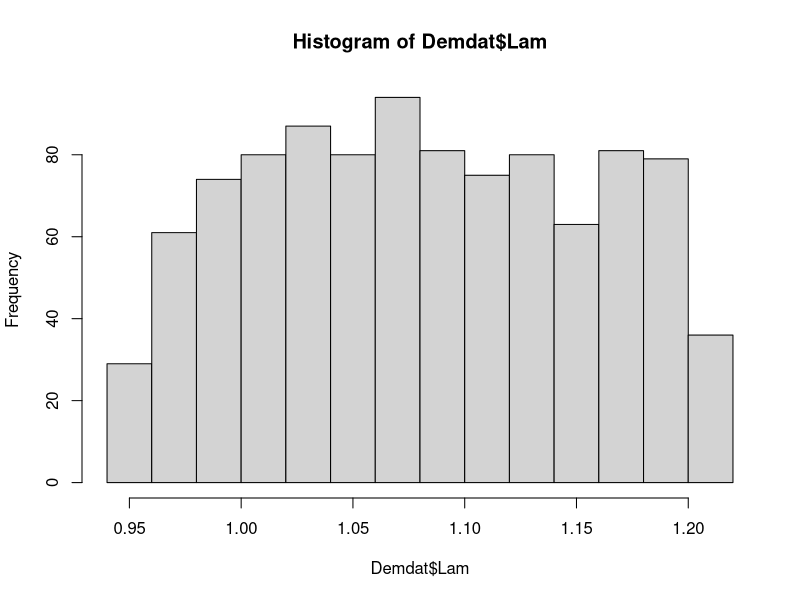
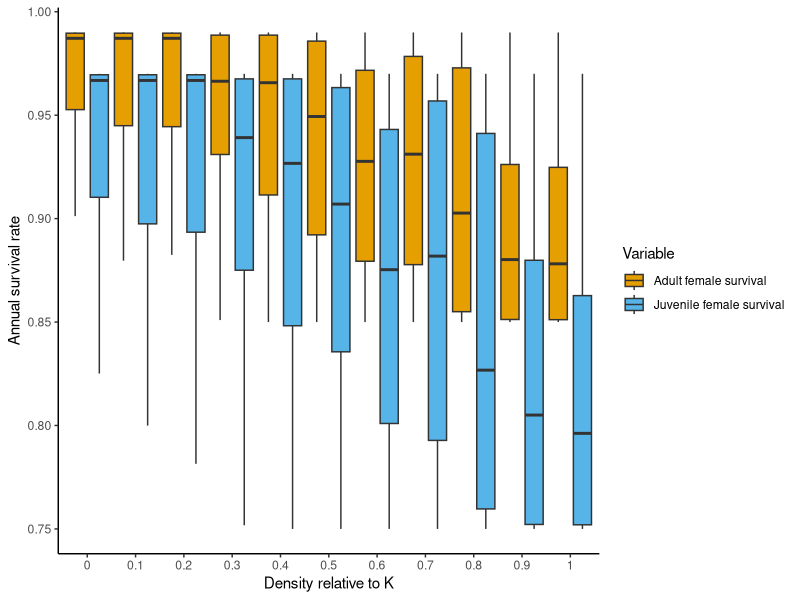

Here is the R script that generated these plots, in order: (Note: this script raises an error after producing the figures.)
## ---- chunk 1
library(gtools)
library(ggplot2)
library(reshape2)

theme_set(theme_classic())
## ---- chunk 2
matfun = function(x){
  br = x[1]/2; wr=x[2]; fsj = x[3]; fsa = x[4]; msj = x[5]; msa = x[6]
  TD = 3;  #stage duration for sub-adult
  lm = 1; # Initial lambda estimate (use iterations to stabalize)
  for (i in 1:5){
    gf = ((fsj/lm)^TD - (fsj/lm)^(TD-1))/((fsj/lm)^TD -1);
    gm = ((msj/lm)^TD - (msj/lm)^(TD-1))/((msj/lm)^TD -1);
    M = matrix(c(
          fsj*(1-gf),  br*wr*fsa,      0,           0,    
          fsj*gf,      fsa,            0,           0,
          0,           br*wr*fsa,      msj*(1-gm),  0,
          0,           0,              msj*gm,      msa), nrow=4, ncol=4, byrow = T)
    lm = max(eigen(M)$values)
  }
  result = list(vrates = c(2*br,wr,fsj,fsa,msj,msa,gf,gm),lam=round(lm,2))
  return(result)
}
## ---- chunk 3
## Random rate interpolation ##
reps <- 1000
vrates <- matrix(0, reps, 8)
Gvals <- matrix(0, reps, 2)
lams <- matrix(0, reps, 1)
L <- matrix(c(0.98, 0.50, 0.75, 0.85, 0.73, 0.83)) # Amchitka, near K
H <- matrix(c(0.98, 0.95, 0.97, 0.99, 0.96, 0.98)) # Kodiak, near r max
AL = matfun(L)
AH = matfun(H)
# create correlated random proportions (use logit transformation of correlated random normals)
crl = 0.95   # Approximate desired correlation between vital rates 
x1 <- rnorm(reps, 0, 1.5)    # random normals
x2345 <- scale(matrix( rnorm(4*reps), ncol=4 ))
x12345 <- cbind(scale(x1),x2345)
c1 <- var(x12345)
chol1 <- solve(chol(c1))
newx <-  x12345 %*% chol1 
# create correlation structure
newc <- matrix( 
c(1  , crl, crl, crl, crl, 
  crl, 1  , crl, crl, crl,
  crl, crl, 1  , crl, crl,
  crl, crl, crl, 1  , crl,
  crl, crl, crl, crl,  1), ncol=5 )
chol2 <- chol(newc)
corrx <- newx %*% chol2 * sd(x1) + mean(x1)
interp <- inv.logit(corrx)  # convert to proportions using inverse logit
# zapsmall(cor(interp))
# pairs(interp[1:200,])
# hist(interp[,1])
vrateRand = matrix(0,nrow = reps,ncol=9) 
vrateRand[1,1] = AL$lam 
vrateRand[1,2:9] = AL$vrates 
vrateRand[2,1] = AH$lam 
vrateRand[2,2:9] = AH$vrates 
for (i in 3:reps){
  vr = c(0.98,interp[i,]*(L[2:6]) + (1-interp[i,])*(H[2:6]))
  rslt = matfun(vr)
  vrateRand[i,1] = rslt$lam 
  vrateRand[i,2:9] = rslt$vrates 
}
Demdat = data.frame(Lam = vrateRand[,1],
                    br1 = rep(0,reps),
                    br2 = vrateRand[,2],
                    wr1 = rep(0,reps),
                    wr2 = vrateRand[,3],
                    fs1 = vrateRand[,4],
                    fs2 = vrateRand[,5],
                    ms1 = vrateRand[,6],
                    ms2 = vrateRand[,7],
                    Gf = vrateRand[,8],
                    Gm = vrateRand[,9])
hist(Demdat$Lam)
# Create figure showing variaiton in vital rates (female survival)
sfar = numeric()
sfjr = numeric()
densK = numeric()
pK = seq(0.05,1,by=0.05)
c = 0
rmax=0.25
sig = 0.13
for (i in 1:20){
  pKi = pK[i]
  for (j in 1:100){
    c = c+1
    lamstoch = max(.95, min(1.22, round(exp(rmax * (1 - (pKi)) +
                                              rnorm(1, 0, sig)), 2)))
    
    idxs = which(round(Demdat$Lam,2) == lamstoch)
    if(length(idxs)==1){
      j=idxs
    }else{
      j = sample(idxs,1)
    }
    sfjr[c] = Demdat$fs1[j] 
    sfar[c] = Demdat$fs2[j] 
    densK[c] = pKi
  }
}
dfVRplt = data.frame(Relative_Density = as.factor(round(densK,1)),
                     Adult_Female_Survival = sfar,
                     Juvenile_Female_Survival = sfjr)
dfVRplt = melt(dfVRplt,id= "Relative_Density")

## Plot ##
ggplot(dfVRplt,aes(x=Relative_Density,y=value,fill=variable)) +
  geom_boxplot(position=position_dodge(1),outlier.shape = NA) +
  scale_fill_manual(values=c("#E69F00", "#56B4E9"), name = "Variable", labels  = c ("Adult female survival", "Juvenile female survival")) +
  labs(x="Density relative to K", y = "Annual survival rate")

write.csv(Demdat,"All_data/RandDem.csv",row.names = F)
